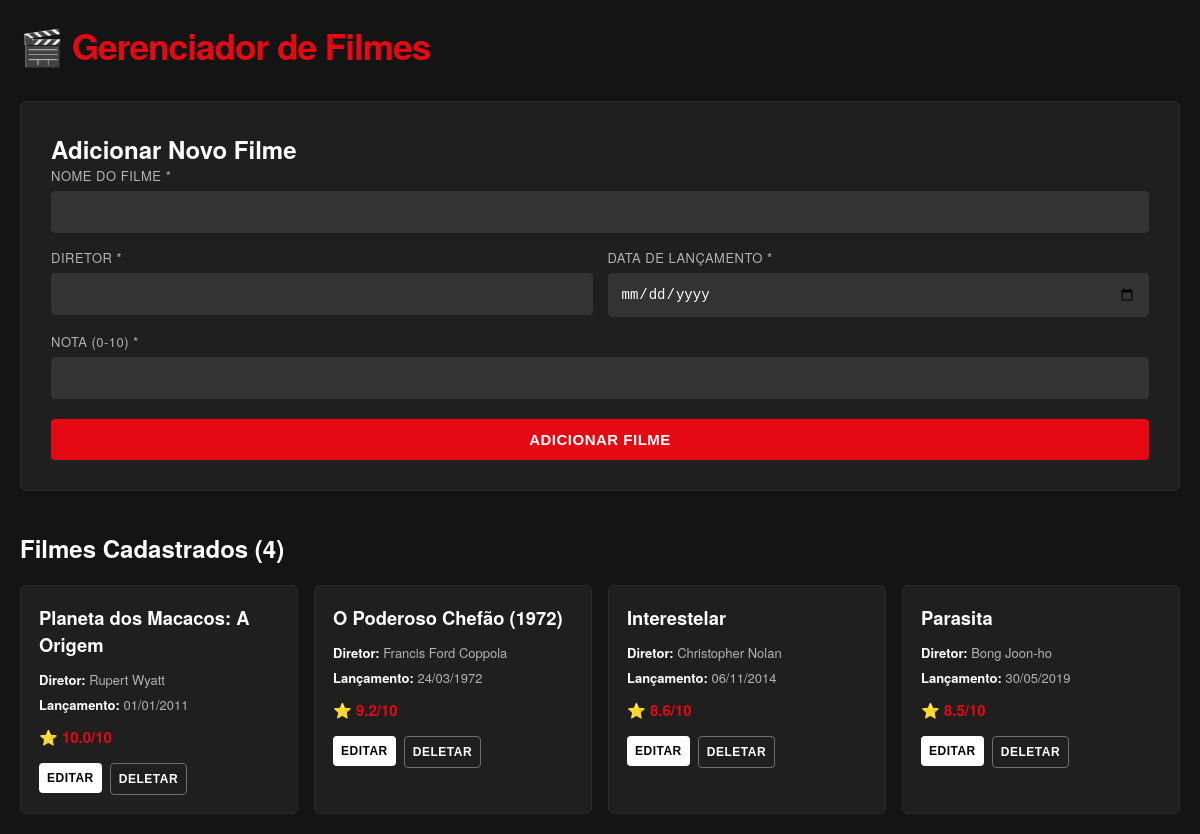
The page / on the database its author committed.
### tables this page shows
CREATE TABLE `filmes` (
  `id` int(11) NOT NULL,
  `nome` varchar(255) NOT NULL,
  `diretor` varchar(255) NOT NULL,
  `data_lancamento` date NOT NULL,
  `nota` decimal(3,1) NOT NULL,
  `created_at` timestamp NOT NULL DEFAULT current_timestamp(),
  `updated_at` timestamp NOT NULL DEFAULT current_timestamp() ON UPDATE current_timestamp()
);

### models/Filmes.php (called while the page is built, shortened)
<?php
class Filmes {
    private $conexao;
    private function conectarBD() {
        $host = 'localhost';
        $usuario = 'root';
        $senha = '';
        $banco = 'filmes_db';
        $this->conexao = new mysqli($host, $usuario, $senha, $banco);
        $this->conexao->set_charset("utf8");
    }
    public function listar() {
        $sql = "SELECT * FROM filmes ORDER BY created_at DESC";
        $resultado = $this->conexao->query($sql);
        $filmes = [];
        if ($resultado->num_rows > 0) {
            while ($linha = $resultado->fetch_assoc()) {
                $filmes[] = $linha;
            }
        }
        return $filmes;
    }
}
?>

### index.php (the view, shortened to what this page needs)
<?php
require_once 'models/Filmes.php';
$filme = new Filmes();
$editando = false;
$filme_edit = null;
$filmes = $filme->listar();
?>
<!DOCTYPE html>
<html lang="pt-BR">
<head>
    <link rel="stylesheet" href="css/style.css">
</head>
<body>
    <div class="container">
        <h1>🎬 Gerenciador de Filmes</h1>
        <div class="form-container">
            <h2><?php echo $editando ? 'Editar Filme' : 'Adicionar Novo Filme'; ?></h2>
            <form method="POST">
                <div class="form-group">
                    <label for="nome">Nome do Filme *</label>
                    <input type="text" id="nome" name="nome" required
                           value="<?php echo $editando ? htmlspecialchars($filme_edit['nome']) : ''; ?>">
                </div>
                <div class="form-row">
                    <div class="form-group">
                        <label for="diretor">Diretor *</label>
                        <input type="text" id="diretor" name="diretor" required
                               value="<?php echo $editando ? htmlspecialchars($filme_edit['diretor']) : ''; ?>">
                    </div>
                    <div class="form-group">
                        <label for="data_lancamento">Data de Lançamento *</label>
                        <input type="date" id="data_lancamento" name="data_lancamento" required
                               value="<?php echo $editando ? $filme_edit['data_lancamento'] : ''; ?>">
                    </div>
                </div>
                <div class="form-group">
                    <label for="nota">Nota (0-10) *</label>
                    <input type="number" id="nota" name="nota" min="0" max="10" step="0.1" required
                           value="<?php echo $editando ? $filme_edit['nota'] : ''; ?>">
                </div>
                <div class="button-group">
                    <button type="submit" class="<?php echo $editando ? 'btn-update' : 'btn-add'; ?>">
                        <?php echo $editando ? 'Atualizar Filme' : 'Adicionar Filme'; ?>
                    </button>
                </div>
            </form>
        </div>
        <div>
            <?php if (!empty($filmes)): ?>
                <h2 style="color: white; margin-bottom: 20px;">Filmes Cadastrados (<?php echo count($filmes); ?>)</h2>
                <div class="movies-container">
                    <?php foreach ($filmes as $f): ?>
                        <div class="movie-card">
                            <h3><?php echo htmlspecialchars($f['nome']); ?></h3>
                            <div class="movie-info">
                                <strong>Diretor:</strong> <?php echo htmlspecialchars($f['diretor']); ?>
                            </div>
                            <div class="movie-info">
                                <strong>Lançamento:</strong> <?php echo date('d/m/Y', strtotime($f['data_lancamento'])); ?>
                            </div>
                            <div class="movie-nota">
                                ⭐ <?php echo number_format($f['nota'], 1); ?>/10
                            </div>
                            <div class="movie-actions">
                                <a href="index.php?acao=editar&id=<?php echo $f['id']; ?>" style="text-decoration: none;">
                                    <button class="btn-edit">Editar</button>
                                </a>
                                <a href="index.php?acao=deletar&id=<?php echo $f['id']; ?>"
                                   onclick="return confirm('Tem certeza que deseja deletar este filme?');"
                                   style="text-decoration: none;">
                                    <button class="btn-delete">Deletar</button>
                                </a>
                            </div>
                        </div>
                    <?php endforeach; ?>
                </div>
            <?php else: ?>
                <div class="no-movies">
                    Nenhum filme cadastrado. Adicione um novo filme para começar!
                </div>
            <?php endif; ?>
        </div>
    </div>
</body>
</html>

### css/style.css (style rules this page uses)
* { margin: 0; padding: 0; box-sizing: border-box; }
body { font-family: 'Helvetica Neue', Arial, sans-serif; background: #141414; color: #fff; min-height: 100vh; padding: 20px; }
.container { max-width: 1200px; margin: 0 auto; }
h1 { color: #e50914; text-align: left; margin-bottom: 30px; font-size: 2.2rem; font-weight: 700; letter-spacing: -1px; }
.form-container { background: #1f1f1f; padding: 30px; border-radius: 6px; margin-bottom: 40px; border: 1px solid #2a2a2a; }
.form-group { margin-bottom: 15px; }
label { display: block; margin-bottom: 6px; color: #b3b3b3; font-weight: 500; font-size: 13px; text-transform: uppercase; letter-spacing: 0.5px; }
input, textarea { width: 100%; padding: 12px; background: #333; border: 1px solid #333; border-radius: 4px; color: #fff; font-size: 14px; transition: background 0.2s, border-color 0.2s; }
.form-row { display: grid; grid-template-columns: 1fr 1fr; gap: 15px; }
.button-group { display: flex; gap: 10px; margin-top: 20px; }
button { flex: 1; padding: 12px; border: none; border-radius: 4px; font-size: 15px; font-weight: 700; cursor: pointer; transition: background 0.2s, transform 0.1s; text-transform: uppercase; letter-spacing: 0.5px; }
.btn-add { background: #e50914; color: #fff; }
.movies-container { display: grid; grid-template-columns: repeat(auto-fill, minmax(240px, 1fr)); gap: 16px; }
.movie-card { background: #1f1f1f; padding: 18px; border-radius: 6px; border: 1px solid #2a2a2a; transition: transform 0.25s ease, box-shadow 0.25s ease, border-color 0.25s; cursor: pointer; }
.movie-card h3 { color: #fff; margin-bottom: 12px; font-size: 1.15rem; font-weight: 700; }
.movie-info { color: #b3b3b3; margin-bottom: 6px; font-size: 13px; }
.movie-info strong { color: #fff; font-weight: 600; }
.movie-nota { color: #e50914; font-weight: 700; margin: 12px 0; font-size: 15px; }
.movie-actions { display: flex; gap: 8px; margin-top: 15px; }
.btn-edit, .btn-delete { flex: 1; padding: 8px; border: none; border-radius: 4px; cursor: pointer; font-weight: 700; transition: background 0.2s; font-size: 12px; text-transform: uppercase; letter-spacing: 0.5px; }
.btn-edit { background: #fff; color: #000; }
.btn-delete { background: transparent; color: #fff; border: 1px solid #6d6d6e; }

### rows shown on the page
filmes: nome "Planeta dos Macacos: A Origem", diretor "Rupert Wyatt", data_lancamento "01/01/2011", nota "10.0"
filmes: nome "O Poderoso Chefão (1972)", diretor "Francis Ford Coppola", data_lancamento "24/03/1972", nota "9.2"
filmes: nome "Interestelar", diretor "Christopher Nolan", data_lancamento "06/11/2014", nota "8.6"
filmes: nome "Parasita", diretor "Bong Joon-ho", data_lancamento "30/05/2019", nota "8.5"

### other values the page prints
count($filmes) "4"
